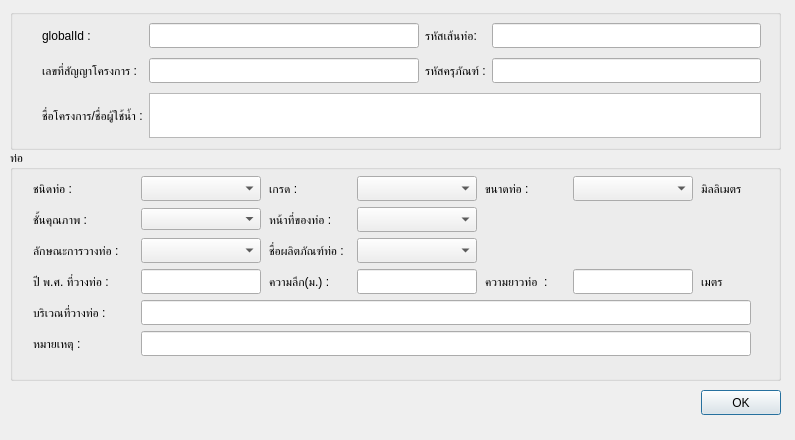
<?xml version="1.0" encoding="UTF-8"?>
<ui version="4.0">
 <class>Dialog</class>
 <widget class="QDialog" name="Dialog">
  <property name="geometry">
   <rect>
    <x>0</x>
    <y>0</y>
    <width>795</width>
    <height>440</height>
   </rect>
  </property>
  <property name="minimumSize">
   <size>
    <width>795</width>
    <height>440</height>
   </size>
  </property>
  <property name="maximumSize">
   <size>
    <width>795</width>
    <height>440</height>
   </size>
  </property>
  <property name="windowTitle">
   <string>Dialog</string>
  </property>
  <widget class="QWidget" name="layoutWidget">
   <property name="geometry">
    <rect>
     <x>10</x>
     <y>387</y>
     <width>771</width>
     <height>31</height>
    </rect>
   </property>
   <layout class="QHBoxLayout" name="horizontalLayout">
    <item>
     <spacer name="horizontalSpacer_8">
      <property name="orientation">
       <enum>Qt::Horizontal</enum>
      </property>
      <property name="sizeHint" stdset="0">
       <size>
        <width>40</width>
        <height>25</height>
       </size>
      </property>
     </spacer>
    </item>
    <item>
     <widget class="QPushButton" name="okBtn">
      <property name="minimumSize">
       <size>
        <width>0</width>
        <height>25</height>
       </size>
      </property>
      <property name="maximumSize">
       <size>
        <width>16777215</width>
        <height>25</height>
       </size>
      </property>
      <property name="text">
       <string>OK</string>
      </property>
     </widget>
    </item>
   </layout>
  </widget>
  <widget class="QGroupBox" name="groupBox">
   <property name="geometry">
    <rect>
     <x>10</x>
     <y>150</y>
     <width>771</width>
     <height>231</height>
    </rect>
   </property>
   <property name="title">
    <string>ท่อ</string>
   </property>
   <widget class="QStackedWidget" name="stackedWidget">
    <property name="geometry">
     <rect>
      <x>10</x>
      <y>20</y>
      <width>751</width>
      <height>201</height>
     </rect>
    </property>
    <property name="currentIndex">
     <number>0</number>
    </property>
    <widget class="QWidget" name="page">
     <widget class="QWidget" name="">
      <property name="geometry">
       <rect>
        <x>5</x>
        <y>0</y>
        <width>738</width>
        <height>192</height>
       </rect>
      </property>
      <layout class="QGridLayout" name="gridLayout_2">
       <property name="leftMargin">
        <number>6</number>
       </property>
       <property name="topMargin">
        <number>6</number>
       </property>
       <property name="rightMargin">
        <number>6</number>
       </property>
       <property name="bottomMargin">
        <number>6</number>
       </property>
       <item row="0" column="0">
        <widget class="QLabel" name="label_4">
         <property name="minimumSize">
          <size>
           <width>100</width>
           <height>25</height>
          </size>
         </property>
         <property name="maximumSize">
          <size>
           <width>100</width>
           <height>25</height>
          </size>
         </property>
         <property name="text">
          <string>ชนิดท่อ :</string>
         </property>
        </widget>
       </item>
       <item row="0" column="1">
        <widget class="QComboBox" name="type_text">
         <property name="minimumSize">
          <size>
           <width>120</width>
           <height>25</height>
          </size>
         </property>
         <property name="maximumSize">
          <size>
           <width>120</width>
           <height>25</height>
          </size>
         </property>
        </widget>
       </item>
       <item row="0" column="2">
        <widget class="QLabel" name="label_5">
         <property name="minimumSize">
          <size>
           <width>80</width>
           <height>25</height>
          </size>
         </property>
         <property name="maximumSize">
          <size>
           <width>80</width>
           <height>25</height>
          </size>
         </property>
         <property name="text">
          <string>เกรด :</string>
         </property>
        </widget>
       </item>
       <item row="0" column="3">
        <widget class="QComboBox" name="grade_text">
         <property name="minimumSize">
          <size>
           <width>120</width>
           <height>25</height>
          </size>
         </property>
         <property name="maximumSize">
          <size>
           <width>120</width>
           <height>25</height>
          </size>
         </property>
        </widget>
       </item>
       <item row="0" column="4">
        <widget class="QLabel" name="label_6">
         <property name="minimumSize">
          <size>
           <width>80</width>
           <height>0</height>
          </size>
         </property>
         <property name="maximumSize">
          <size>
           <width>80</width>
           <height>16777215</height>
          </size>
         </property>
         <property name="text">
          <string>ขนาดท่อ :</string>
         </property>
        </widget>
       </item>
       <item row="0" column="5">
        <widget class="QComboBox" name="size_text">
         <property name="minimumSize">
          <size>
           <width>120</width>
           <height>25</height>
          </size>
         </property>
         <property name="maximumSize">
          <size>
           <width>120</width>
           <height>25</height>
          </size>
         </property>
        </widget>
       </item>
       <item row="0" column="6">
        <widget class="QLabel" name="label_7">
         <property name="minimumSize">
          <size>
           <width>50</width>
           <height>25</height>
          </size>
         </property>
         <property name="maximumSize">
          <size>
           <width>50</width>
           <height>25</height>
          </size>
         </property>
         <property name="text">
          <string>มิลลิเมตร</string>
         </property>
        </widget>
       </item>
       <item row="1" column="0">
        <widget class="QLabel" name="label_8">
         <property name="minimumSize">
          <size>
           <width>100</width>
           <height>25</height>
          </size>
         </property>
         <property name="maximumSize">
          <size>
           <width>100</width>
           <height>25</height>
          </size>
         </property>
         <property name="text">
          <string>ชั้นคุณภาพ :</string>
         </property>
        </widget>
       </item>
       <item row="1" column="1">
        <widget class="QComboBox" name="class_text">
         <property name="minimumSize">
          <size>
           <width>120</width>
           <height>0</height>
          </size>
         </property>
         <property name="maximumSize">
          <size>
           <width>120</width>
           <height>16777215</height>
          </size>
         </property>
        </widget>
       </item>
       <item row="1" column="2">
        <widget class="QLabel" name="label_9">
         <property name="minimumSize">
          <size>
           <width>80</width>
           <height>25</height>
          </size>
         </property>
         <property name="maximumSize">
          <size>
           <width>80</width>
           <height>25</height>
          </size>
         </property>
         <property name="text">
          <string>หน้าที่ของท่อ :</string>
         </property>
        </widget>
       </item>
       <item row="1" column="3">
        <widget class="QComboBox" name="function_text">
         <property name="minimumSize">
          <size>
           <width>120</width>
           <height>25</height>
          </size>
         </property>
         <property name="maximumSize">
          <size>
           <width>120</width>
           <height>25</height>
          </size>
         </property>
        </widget>
       </item>
       <item row="2" column="0">
        <widget class="QLabel" name="label_10">
         <property name="minimumSize">
          <size>
           <width>100</width>
           <height>25</height>
          </size>
         </property>
         <property name="maximumSize">
          <size>
           <width>100</width>
           <height>25</height>
          </size>
         </property>
         <property name="text">
          <string>ลักษณะการวางท่อ :</string>
         </property>
        </widget>
       </item>
       <item row="2" column="1">
        <widget class="QComboBox" name="laying_text">
         <property name="minimumSize">
          <size>
           <width>120</width>
           <height>25</height>
          </size>
         </property>
         <property name="maximumSize">
          <size>
           <width>120</width>
           <height>25</height>
          </size>
         </property>
        </widget>
       </item>
       <item row="2" column="2">
        <widget class="QLabel" name="label_11">
         <property name="minimumSize">
          <size>
           <width>80</width>
           <height>25</height>
          </size>
         </property>
         <property name="maximumSize">
          <size>
           <width>80</width>
           <height>25</height>
          </size>
         </property>
         <property name="text">
          <string>ชื่อผลิตภัณฑ์ท่อ :</string>
         </property>
        </widget>
       </item>
       <item row="2" column="3">
        <widget class="QComboBox" name="product_text">
         <property name="minimumSize">
          <size>
           <width>120</width>
           <height>25</height>
          </size>
         </property>
         <property name="maximumSize">
          <size>
           <width>120</width>
           <height>25</height>
          </size>
         </property>
        </widget>
       </item>
       <item row="3" column="0">
        <widget class="QLabel" name="label_12">
         <property name="minimumSize">
          <size>
           <width>100</width>
           <height>25</height>
          </size>
         </property>
         <property name="maximumSize">
          <size>
           <width>100</width>
           <height>25</height>
          </size>
         </property>
         <property name="text">
          <string>ปี พ.ศ. ที่วางท่อ :</string>
         </property>
        </widget>
       </item>
       <item row="3" column="1">
        <widget class="QLineEdit" name="yearInstall">
         <property name="minimumSize">
          <size>
           <width>120</width>
           <height>25</height>
          </size>
         </property>
         <property name="maximumSize">
          <size>
           <width>120</width>
           <height>25</height>
          </size>
         </property>
        </widget>
       </item>
       <item row="3" column="2">
        <widget class="QLabel" name="label_13">
         <property name="minimumSize">
          <size>
           <width>80</width>
           <height>25</height>
          </size>
         </property>
         <property name="maximumSize">
          <size>
           <width>80</width>
           <height>25</height>
          </size>
         </property>
         <property name="text">
          <string>ความลึก(ม.) :</string>
         </property>
        </widget>
       </item>
       <item row="3" column="3">
        <widget class="QLineEdit" name="depth">
         <property name="minimumSize">
          <size>
           <width>120</width>
           <height>25</height>
          </size>
         </property>
         <property name="maximumSize">
          <size>
           <width>120</width>
           <height>25</height>
          </size>
         </property>
        </widget>
       </item>
       <item row="3" column="4">
        <widget class="QLabel" name="label_14">
         <property name="minimumSize">
          <size>
           <width>80</width>
           <height>25</height>
          </size>
         </property>
         <property name="maximumSize">
          <size>
           <width>80</width>
           <height>25</height>
          </size>
         </property>
         <property name="text">
          <string>ความยาวท่อ  :</string>
         </property>
        </widget>
       </item>
       <item row="3" column="5">
        <widget class="QLineEdit" name="length">
         <property name="minimumSize">
          <size>
           <width>120</width>
           <height>25</height>
          </size>
         </property>
         <property name="maximumSize">
          <size>
           <width>120</width>
           <height>25</height>
          </size>
         </property>
        </widget>
       </item>
       <item row="4" column="0">
        <widget class="QLabel" name="label_15">
         <property name="minimumSize">
          <size>
           <width>100</width>
           <height>25</height>
          </size>
         </property>
         <property name="maximumSize">
          <size>
           <width>100</width>
           <height>25</height>
          </size>
         </property>
         <property name="text">
          <string>บริเวณที่วางท่อ :</string>
         </property>
        </widget>
       </item>
       <item row="5" column="0">
        <widget class="QLabel" name="label_17">
         <property name="minimumSize">
          <size>
           <width>100</width>
           <height>25</height>
          </size>
         </property>
         <property name="maximumSize">
          <size>
           <width>100</width>
           <height>25</height>
          </size>
         </property>
         <property name="text">
          <string>หมายเหตุ :</string>
         </property>
        </widget>
       </item>
       <item row="4" column="1" colspan="6">
        <widget class="QLineEdit" name="locate">
         <property name="minimumSize">
          <size>
           <width>0</width>
           <height>25</height>
          </size>
         </property>
         <property name="maximumSize">
          <size>
           <width>16777215</width>
           <height>25</height>
          </size>
         </property>
        </widget>
       </item>
       <item row="5" column="1" colspan="6">
        <widget class="QLineEdit" name="remark">
         <property name="minimumSize">
          <size>
           <width>0</width>
           <height>25</height>
          </size>
         </property>
         <property name="maximumSize">
          <size>
           <width>16777215</width>
           <height>25</height>
          </size>
         </property>
        </widget>
       </item>
       <item row="3" column="6">
        <widget class="QLabel" name="label_18">
         <property name="minimumSize">
          <size>
           <width>50</width>
           <height>25</height>
          </size>
         </property>
         <property name="maximumSize">
          <size>
           <width>50</width>
           <height>25</height>
          </size>
         </property>
         <property name="text">
          <string>เมตร</string>
         </property>
        </widget>
       </item>
      </layout>
     </widget>
    </widget>
    <widget class="QWidget" name="page_2"/>
   </widget>
  </widget>
  <widget class="QGroupBox" name="groupBox_2">
   <property name="geometry">
    <rect>
     <x>10</x>
     <y>9</y>
     <width>771</width>
     <height>141</height>
    </rect>
   </property>
   <property name="title">
    <string/>
   </property>
   <widget class="QWidget" name="layoutWidget">
    <property name="geometry">
     <rect>
      <x>26</x>
      <y>8</y>
      <width>731</width>
      <height>122</height>
     </rect>
    </property>
    <layout class="QGridLayout" name="gridLayout">
     <property name="leftMargin">
      <number>6</number>
     </property>
     <property name="topMargin">
      <number>6</number>
     </property>
     <property name="rightMargin">
      <number>6</number>
     </property>
     <property name="verticalSpacing">
      <number>10</number>
     </property>
     <item row="0" column="0">
      <widget class="QLabel" name="label">
       <property name="minimumSize">
        <size>
         <width>0</width>
         <height>25</height>
        </size>
       </property>
       <property name="maximumSize">
        <size>
         <width>16777215</width>
         <height>25</height>
        </size>
       </property>
       <property name="text">
        <string>globalId :</string>
       </property>
      </widget>
     </item>
     <item row="0" column="1">
      <widget class="QLineEdit" name="globalId">
       <property name="minimumSize">
        <size>
         <width>0</width>
         <height>25</height>
        </size>
       </property>
       <property name="maximumSize">
        <size>
         <width>16777215</width>
         <height>25</height>
        </size>
       </property>
      </widget>
     </item>
     <item row="0" column="2">
      <widget class="QLabel" name="label_16">
       <property name="minimumSize">
        <size>
         <width>50</width>
         <height>25</height>
        </size>
       </property>
       <property name="maximumSize">
        <size>
         <width>16777215</width>
         <height>25</height>
        </size>
       </property>
       <property name="text">
        <string>รหัสเส้นท่อ:</string>
       </property>
      </widget>
     </item>
     <item row="0" column="3">
      <widget class="QLineEdit" name="pipeId">
       <property name="minimumSize">
        <size>
         <width>0</width>
         <height>25</height>
        </size>
       </property>
       <property name="maximumSize">
        <size>
         <width>16777215</width>
         <height>25</height>
        </size>
       </property>
      </widget>
     </item>
     <item row="1" column="0">
      <widget class="QLabel" name="label_2">
       <property name="minimumSize">
        <size>
         <width>0</width>
         <height>25</height>
        </size>
       </property>
       <property name="maximumSize">
        <size>
         <width>16777215</width>
         <height>25</height>
        </size>
       </property>
       <property name="text">
        <string>เลขที่สัญญาโครงการ :</string>
       </property>
      </widget>
     </item>
     <item row="1" column="1">
      <widget class="QLineEdit" name="projectNo">
       <property name="minimumSize">
        <size>
         <width>0</width>
         <height>25</height>
        </size>
       </property>
       <property name="maximumSize">
        <size>
         <width>16777215</width>
         <height>25</height>
        </size>
       </property>
      </widget>
     </item>
     <item row="1" column="2">
      <widget class="QLabel" name="label_3">
       <property name="minimumSize">
        <size>
         <width>0</width>
         <height>25</height>
        </size>
       </property>
       <property name="maximumSize">
        <size>
         <width>16777215</width>
         <height>25</height>
        </size>
       </property>
       <property name="text">
        <string>รหัสครุภัณฑ์ :</string>
       </property>
      </widget>
     </item>
     <item row="1" column="3">
      <widget class="QLineEdit" name="assetCode">
       <property name="minimumSize">
        <size>
         <width>0</width>
         <height>25</height>
        </size>
       </property>
       <property name="maximumSize">
        <size>
         <width>16777215</width>
         <height>25</height>
        </size>
       </property>
      </widget>
     </item>
     <item row="2" column="0">
      <widget class="QLabel" name="label_25">
       <property name="text">
        <string>ชื่อโครงการ/ชื่อผู้ใช้น้ำ :</string>
       </property>
      </widget>
     </item>
     <item row="2" column="1" colspan="3">
      <widget class="QPlainTextEdit" name="projectName">
       <property name="minimumSize">
        <size>
         <width>0</width>
         <height>45</height>
        </size>
       </property>
       <property name="maximumSize">
        <size>
         <width>16777215</width>
         <height>45</height>
        </size>
       </property>
      </widget>
     </item>
    </layout>
   </widget>
  </widget>
 </widget>
 <resources/>
 <connections/>
</ui>
